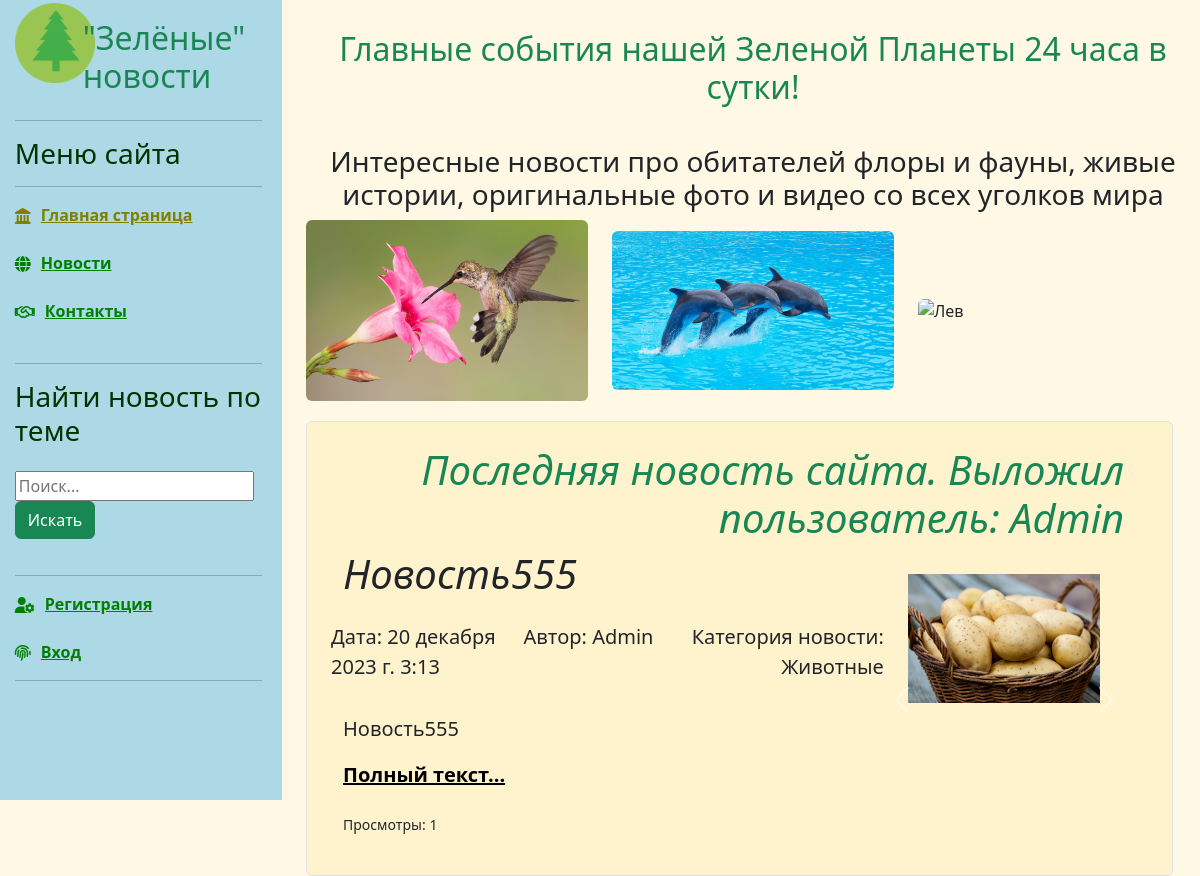
/, run on an earlier commit of the app's database.
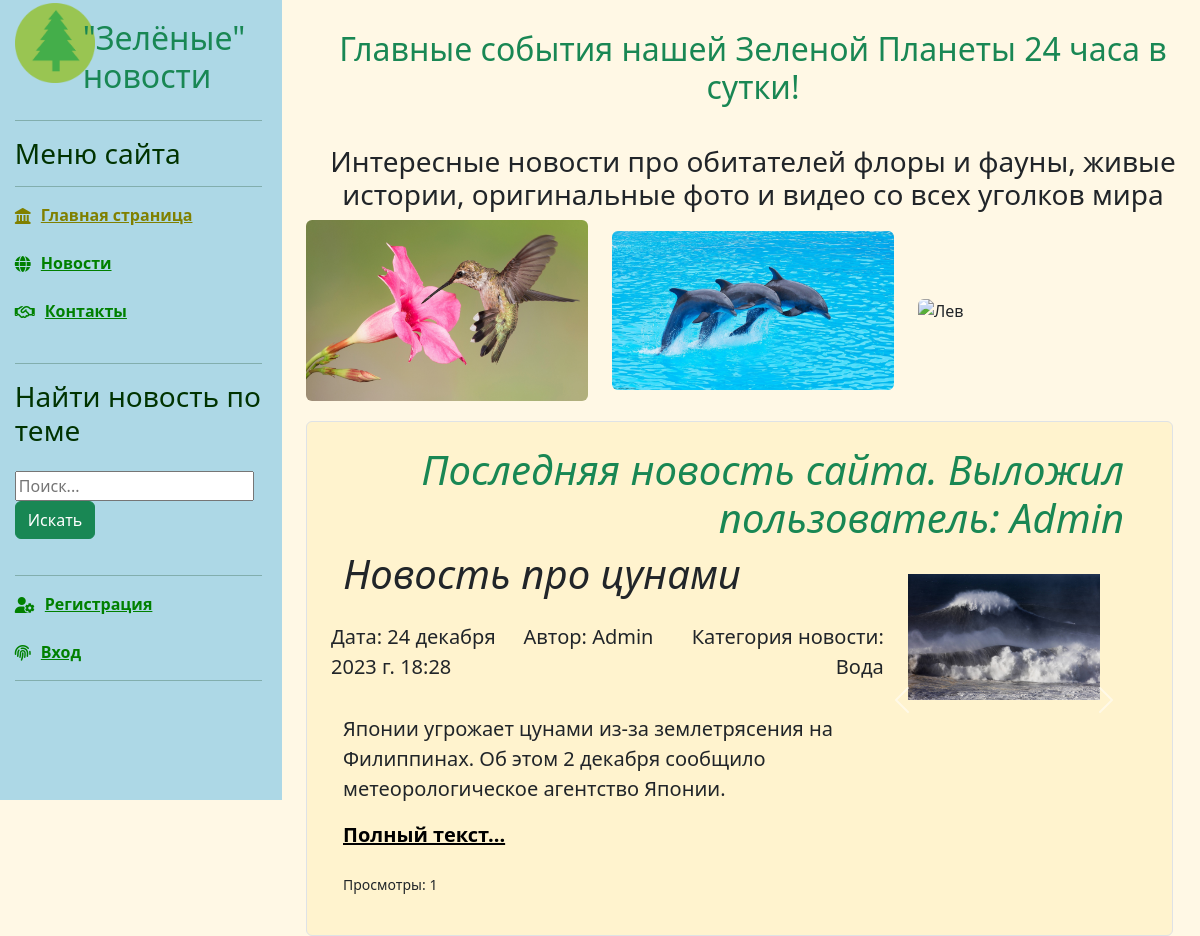
And on a later commit of the database.
### news/models.py (models this page shows, shortened)
class Article(models.Model):
    categories = (('A', 'Животные'),
                  ('P', 'Растения'),
                  ('M', 'Микромир'),
                  ('W', 'Вода'),
                  ('N', 'Природа'))
    author = models.ForeignKey(User, on_delete=models.CASCADE, null=True)
    title = models.CharField('Название', max_length=50, default='') #указывать длину обязательно#
    anouncement = models.TextField('Аннотация', max_length=250) #можно не указывать длину#
    text = models.TextField('Текст новости')
    date = models.DateTimeField('Дата публикации', auto_now=True) # auto_now=True - автоизменение новости auto_create=True - автосоздание новости#
    category = models.CharField(choices=categories, max_length=20, verbose_name='Категории')
    tags = models.ManyToManyField( to=Tag, blank=True, verbose_name='Теги')
    status = models.BooleanField(default=True)
    objects = models.Manager()
    published = PublishedToday()
    def get_views(self):
        return self.views.count()
    class Meta:
        ordering = ['title','date']
        verbose_name= 'Новость'
        verbose_name_plural='Новости'
    def get_absolute_url(self):
        return f'/news/{self.id}' # еще допускается ключ pk#
    class Meta:
        ordering = ['date','title']
        verbose_name ='Новость'
        verbose_name_plural ='Новости'

class Image(models.Model):
    article = models.ForeignKey(Article, on_delete=models.CASCADE)
    title = models.CharField(max_length=50, blank=True)
    image = models.ImageField(default='default1.jpg', null=True, upload_to='images/') #лучше добавить поле default !!!
    class Meta:
        ordering = ['title']
        verbose_name = 'Картинка'
        verbose_name_plural = 'Картинки'

### main/views.py (the view)
# urls.py: path('', views.index, name='demo'),
def index (request):
    all_news = Article.objects.all().values('author','title')
    article = Article.objects.all().last()
    context = {'articles': all_news, 'article': article}
    return render(request, 'main/index.html', context)

### main/templates/main/index.html (shortened to what this page needs)
{% extends 'main/base.html' %}
{% load static %}
{% load bootstrap5 %}
{% block content %}
<div class="row ">
    <div class="text-center" style="margin-top:30px;">
        <h2 class="text-success">Главные события нашей Зеленой Планеты 24 часа в сутки!</h2>
    </div>
    <div class="text-center" style="margin-top:30px;">
        <h3>Интересные новости про обитателей флоры и фауны, живые истории, оригинальные фото и видео со всех уголков мира</h3>
    </div>
    <div class="container-fluid">
        <div class="row align-items-center">
                <div class="col-sm-4" >
                    <img src="{% static 'main/img/colibri.jpg' %}" alt="Колибри"
                         class=" img-responsive img-fluid rounded">
                </div>
                <div class="col-sm-4">
                    <img src="{% static 'main/img/dolphins.jpg' %}" alt="Дельфины"
                         class="img-responsive img-fluid rounded">
                </div>
                <div class="col-sm-4">
                    <img src="{% static 'main/img/lion.jpg' %}" alt="Лев" class="img-responsive img-fluid rounded">
                </div>
        </div>
    </div>
</div>
<div class="single_news" >
    <div class="bg-warning bg-opacity-10 p-4 px-md-5 border rounded" >
        <div class="row text-end px-0">
            <h1 class="display-6 fst-italic text-success">Последняя новость сайта. Выложил пользователь: {{ article.author }} </h1>
        </div>
        <div class="row">
            <div class="col-8 px-0">
                <h1 class="display-6 fst-italic"> {{ article.title }}</h1>
                <div class="row">
                    <div class="col-md-4 lead px-0 my-3">Дата: {{ article.date }}</div>
                    <div class="col-md-3 lead px-0 my-3 text-end">Автор: {{ article.author }} </div>
                    <div class="col-md-5 lead px-0 my-3 text-end">Категория новости: {{ article.get_category_display }} </div>
                </div>
                <p class="lead my-3">{{ article.anouncement }}</p>
                <p class="lead mb-0"><a href="{{ article.get_absolute_url }}" class="text-black fw-bold">Полный текст...</a></p>
                <br/>
                <p><small>Просмотры: {{ article.get_views }}</small></p>
            </div>
            <div class="col-4 ">
                {% if article.image_set.all %}
                <div id="carouselControls" class="carousel slide" data-ride="carousel">
                    <div class="carousel-inner" role="listbox" style=" width:auto; height: 300px !important;">
                        {% for image in article.image_set.all %}
                        <div class="carousel-item {% if forloop.counter == 1 %} active {% endif %}">
                            <img class="d-block p-4 img-responsive img-fluid rounded" src="{{ image.image.url }}">
                        </div>
                        {% endfor %}
                    </div>
                    <a class="carousel-control-prev" href="#carouselControls" role="button" data-slide="prev">
                        <span class="carousel-control-prev-icon" aria-hidden="true"></span>
                    </a>
                    <a class="carousel-control-next" href="#carouselControls" role="button" data-slide="next">
                        <span class="carousel-control-next-icon" aria-hidden="true"></span>
                    </a>
                </div>
                {% endif%}
            </div>
        </div>
    </div>
</div>
{% endblock %}

What changed in the data, as far as the page shows it:
no longer on this page (row edited): Article: author "Admin", title "Новость555", date "20 декабря 2023 г. 3:13", category "Животные", anouncement "Новость555", get_views "1"
removed Image: image (picture)
now on this page (row edited): Article: author "Admin", title "Новость про цунами", date "24 декабря 2023 г. 18:28", category "Вода", anouncement "Японии угрожает цунами из-за землетрясения на Филиппинах. Об этом 2 декабря сообщило метеорологическое агентство Японии.", get_views "1"
now on this page (row unchanged): Image: image (picture)
